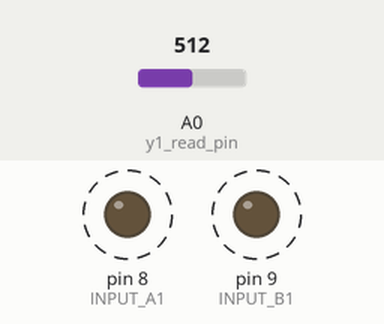
Recording of a sketch running on a simulated Arduino Uno, built with avr-gcc and run on an emulated ATmega328P. Shown: output pins drawn as LEDs (lit = HIGH). Dashed ring = blinking. The inputs (shaded band) are chosen by the test bench; at power-on: A0 (y1_read_pin) = 512. What the sketch prints to the serial monitor is not drawn.

Above: at 0.12 s.
Timing chart, 0 to 3.0 s (numbered marks = the images above):
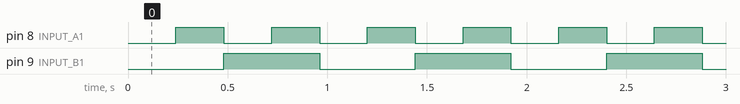

The sketch:

NOR.ino
```cpp
/*

  NOR7402
  Testing the 74LS02 Quad 2-input NOR gate with an Arduino

  For info and circuit diagrams see https://github.com/tardate/LittleArduinoProjects/tree/main/Electronics101/74LS02/NOR

 */

#include <FlexiTimer2.h>

#define INPUT_A1 8
#define INPUT_B1 9
#define STEP_DELAY 240

const int y1_read_pin = A0;
volatile int ab = 0;

void setup() {
  Serial.begin(115200);                 // initialize serial communications (to match that used by PlotNValues.pde)

  pinMode(INPUT_A1, OUTPUT);
  pinMode(INPUT_B1, OUTPUT);
  pinMode(y1_read_pin, INPUT);

  FlexiTimer2::set(10, sample);
  FlexiTimer2::start();
}

void loop() {
  for (ab=0; ab<4; ab++) {
    digitalWrite(INPUT_A1, ab & 1);
    digitalWrite(INPUT_B1, ab & 2);
    delay(STEP_DELAY);
  }
}

void sample() {
  String result = "";
  int a1_value = map((ab & 1),0,1,0,1023);
  int b1_value = map((ab & 2),0,2,0,1023);
  int y1_value = analogRead(y1_read_pin);
  Serial.println(result + a1_value + "," + b1_value + "," + y1_value);
}
```

Measured:
- by itself, pin 8 (INPUT_A1): alternates HIGH for 0.24 s and LOW for 0.24 s
- by itself, pin 9 (INPUT_B1): alternates HIGH for 0.48 s and LOW for 0.48 s
- by itself, everything shown: repeats every 0.96 s, in 4 steps
